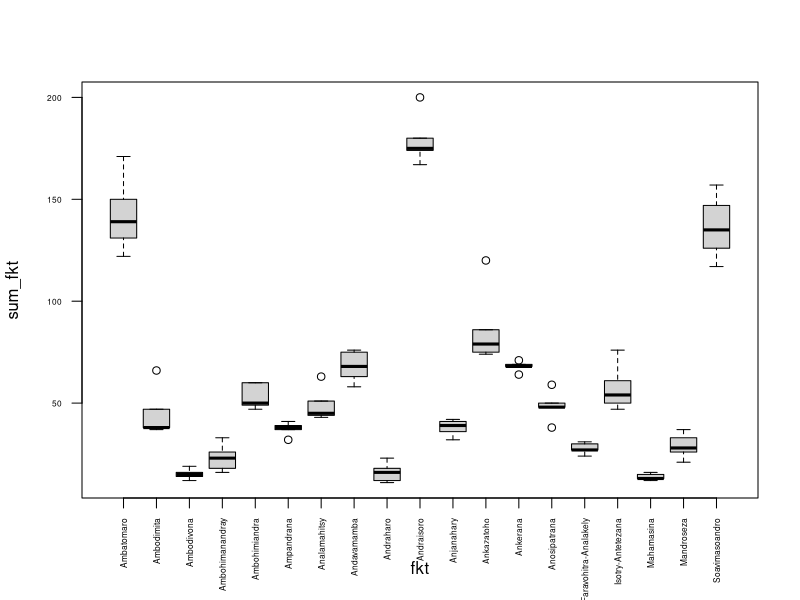

Write the R code that produced this figure.
## ---- chunk 1
library(tidyverse)
library(tidyr)
library(dplyr)

## ---- chunk 2
com <- read.csv("DogCountDataRaw.csv")
summary(com)

com <- com %>%
    mutate(
    date = as.Date(`Date.Created`, format = "%d/%m/%Y"),
    fkt = case_when(
      date >= as.Date("2024-06-28") & date <= as.Date("2024-07-04") ~ "Andraisoro",
      date >= as.Date("2024-07-05") & date <= as.Date("2024-07-11") & UserName == "Equipe01"  ~ "Mandroseza",
      date >= as.Date("2024-07-05") & date <= as.Date("2024-07-11") & UserName == "Equipe02"  ~ "Mandroseza",
      date >= as.Date("2024-07-05") & date <= as.Date("2024-07-11") & UserName == "Equipe03"  ~ "Mandroseza",
      date >= as.Date("2024-07-05") & date <= as.Date("2024-07-11") & UserName == "Equipe04"  ~ "Ambohimiandra",
      date >= as.Date("2024-07-05") & date <= as.Date("2024-07-11") & UserName == "Equipe05"  ~ "Ambohimiandra",
      date >= as.Date("2024-07-05") & date <= as.Date("2024-07-11") & UserName == "Equipe06"  ~ "Ambohimiandra",
      date >= as.Date("2024-07-05") & date <= as.Date("2024-07-11") & UserName == "Equipe07"  ~ "Ambohimiandra",
      date >= as.Date("2024-07-05") & date <= as.Date("2024-07-11") & UserName == "Equipe08"  ~ "Ambohimiandra",
      date >= as.Date("2024-07-05") & date <= as.Date("2024-07-11") & UserName == "Equipe09"  ~ "Ambohimiandra",
      date >= as.Date("2024-07-05") & date <= as.Date("2024-07-11") & UserName == "Equipe10"  ~ "Ambohimiandra",
      
      date >= as.Date("2024-07-12") & date <= as.Date("2024-07-18") & UserName == "Equipe02"  ~ "Ambodimita",
      date >= as.Date("2024-07-12") & date <= as.Date("2024-07-18") & UserName == "Equipe03"  ~ "Ambodimita",
      date >= as.Date("2024-07-12") & date <= as.Date("2024-07-18") & UserName == "Equipe04"  ~ "Ambodimita",
      date >= as.Date("2024-07-12") & date <= as.Date("2024-07-18") & UserName == "Equipe05"  ~ "Ambodimita",
      date >= as.Date("2024-07-12") & date <= as.Date("2024-07-18") & UserName == "Equipe06"  ~ "Ambodimita",
      date >= as.Date("2024-07-12") & date <= as.Date("2024-07-18") & UserName == "Equipe07"  ~ "Ambodimita",
      date >= as.Date("2024-07-12") & date <= as.Date("2024-07-18") & UserName == "Equipe08"  ~ "Ambodimita",
      date >= as.Date("2024-07-12") & date <= as.Date("2024-07-18") & UserName == "Equipe09"  ~ "Ambodimita",
      date >= as.Date("2024-07-12") & date <= as.Date("2024-07-18") & UserName == "Equipe01"  ~ "Ambohimanandray",
      date >= as.Date("2024-07-12") & date <= as.Date("2024-07-18") & UserName == "Equipe10"  ~ "Ambohimanandray",
      
      date >= as.Date("2024-07-19") & date <= as.Date("2024-07-25")  ~ "Analamahitsy",
      
      date >= as.Date("2024-07-26") & date <= as.Date("2024-08-01") & UserName == "Equipe05"  ~ "Andraharo",
      date >= as.Date("2024-07-26") & date <= as.Date("2024-08-01") & UserName == "Equipe07"  ~ "Andraharo",
      date >= as.Date("2024-07-26") & date <= as.Date("2024-08-01") & UserName == "Equipe08"  ~ "Andraharo",
      date >= as.Date("2024-07-26") & date <= as.Date("2024-08-01") & UserName == "Equipe02"  ~ "Ambodivona",
      date >= as.Date("2024-07-26") & date <= as.Date("2024-08-01") & UserName == "Equipe04"  ~ "Ambodivona",
      date >= as.Date("2024-07-26") & date <= as.Date("2024-08-01") & UserName == "Equipe01"  ~ "Anjanahary",
      date >= as.Date("2024-07-26") & date <= as.Date("2024-08-01") & UserName == "Equipe03"  ~ "Anjanahary",
      date >= as.Date("2024-07-26") & date <= as.Date("2024-08-01") & UserName == "Equipe06"  ~ "Anjanahary",
      date >= as.Date("2024-07-26") & date <= as.Date("2024-08-01") & UserName == "Equipe09"  ~ "Anjanahary",
      date >= as.Date("2024-07-26") & date <= as.Date("2024-08-01") & UserName == "Equipe10"  ~ "Anjanahary",
      
      date >= as.Date("2024-08-02") & date <= as.Date("2024-08-08") & UserName == "Equipe05" ~ "Isotry-Antetezana",
      date >= as.Date("2024-08-02") & date <= as.Date("2024-08-08") & UserName == "Equipe07" ~ "Isotry-Antetezana",
      date >= as.Date("2024-08-02") & date <= as.Date("2024-08-08") & UserName == "Equipe02"  ~ "Faravohitra-Analakely",
      date >= as.Date("2024-08-02") & date <= as.Date("2024-08-08") & UserName == "Equipe03"  ~ "Faravohitra-Analakely",
      date >= as.Date("2024-08-02") & date <= as.Date("2024-08-08") & UserName == "Equipe04"  ~ "Faravohitra-Analakely",
      date >= as.Date("2024-08-02") & date <= as.Date("2024-08-08") & UserName == "Equipe01"  ~ "Faravohitra-Analakely",
      date >= as.Date("2024-08-02") & date <= as.Date("2024-08-08") & UserName == "Equipe06"  ~ "Mahamasina",
      date >= as.Date("2024-08-02") & date <= as.Date("2024-08-08") & UserName == "Equipe08"  ~ "Mahamasina",
      date >= as.Date("2024-08-02") & date <= as.Date("2024-08-08") & UserName == "Equipe09"  ~ "Mahamasina",
      date >= as.Date("2024-08-02") & date <= as.Date("2024-08-08") & UserName == "Equipe10"  ~ "Mahamasina",
      
      date >= as.Date("2024-08-09") & date <= as.Date("2024-08-16") & UserName == "Equipe06"  ~ "Andavamamba",
      date >= as.Date("2024-08-09") & date <= as.Date("2024-08-16") & UserName == "Equipe05"  ~ "Andavamamba",
      date >= as.Date("2024-08-09") & date <= as.Date("2024-08-16") & UserName == "Equipe07"  ~ "Andavamamba",
      date >= as.Date("2024-08-09") & date <= as.Date("2024-08-16") & UserName == "Equipe04"  ~ "Anosipatrana",
      date >= as.Date("2024-08-09") & date <= as.Date("2024-08-16") & UserName == "Equipe09"  ~ "Anosipatrana",
      date >= as.Date("2024-08-09") & date <= as.Date("2024-08-16") & UserName == "Equipe10"  ~ "Anosipatrana",
      date >= as.Date("2024-08-09") & date <= as.Date("2024-08-16") & UserName == "Equipe01"  ~ "Ankazatoho",
      date >= as.Date("2024-08-09") & date <= as.Date("2024-08-16") & UserName == "Equipe02"  ~ "Ankazatoho",
      date >= as.Date("2024-08-09") & date <= as.Date("2024-08-16") & UserName == "Equipe03"  ~ "Ankazatoho",
      date >= as.Date("2024-08-09") & date <= as.Date("2024-08-16") & UserName == "Equipe08"  ~ "Ankazatoho",

      date >= as.Date("2024-08-19") & date <= as.Date("2024-08-23")  ~ "Ankerana",
      
      date >= as.Date("2024-08-26") & date <= as.Date("2024-08-30")  ~ "Soavimasoandro",
      
      date >= as.Date("2024-10-10") & date <= as.Date("2024-10-16") ~ "Ampandrana",
      date >= as.Date("2024-10-17") & date <= as.Date("2024-10-31") ~ "Ambatomaro",
                  TRUE ~ NA
    )
  )
View(com)
## ---- chunk 3
#check if all fkt exist
unique(com$fkt)

#check if all days have been asigned to a fkt
com %>% filter(is.na(fkt)) %>% distinct(date)
## ---- chunk 4
#retain only variables pertaining to count, fokontany and date
com_clean <- com %>% 
  mutate (n = nombre.de.chien) %>%
  dplyr::select(date, n, fkt) %>% 
  filter(!is.na(fkt))

#sum per day per fokontany
sumfktday <-com_clean %>%
  group_by(date, fkt) %>%
  summarise(sum_fkt = sum(n, na.rm = TRUE))

#mean, min, max and variance of the daily counts per fokontany
summary_fkt <-sumfktday %>%
  group_by(fkt) %>%
  summarise(minfkt= min(sum_fkt),
            maxfkt= max(sum_fkt),
            meanfkt = mean(sum_fkt),
            varfkt = var(sum_fkt),
            varmean = varfkt/meanfkt
            ) %>%
  mutate(id = c(1:19))

#visualize
View(as.data.frame(summary_fkt))

boxplot(sum_fkt ~ fkt, data = sumfktday, las = 2, cex.axis = 0.5)

## ---- chunk 5
#retain only count, fokontany and date
com_clean_transect <- com %>% 
  mutate (
    n = nombre.de.chien,
    transect = paste(fkt, UserName), 
    date = as.Date(date, format = "%d/%m/%Y")) %>%
  select(date, n, fkt, transect) %>% 
  arrange(date, transect) %>%
  filter(!is.na(fkt)) 

head(com_clean_transect)
unique(com_clean_transect$transect)

#sum per day per transect
sum_transect_day <-com_clean_transect %>%
  group_by(fkt, transect, date) %>%
  summarise(sum_transect = sum(n, na.rm = TRUE))

#mean, min, max and variance of the daily counts per transect
summary_transect <- sum_transect_day %>%
  group_by(transect) %>%
  summarise(
    mean_transect = mean(sum_transect, na.rm = TRUE),
    max_transect = max(sum_transect, na.rm = TRUE),
    min_transect = min(sum_transect, na.rm = TRUE),
    variance_transect = var(sum_transect, na.rm = TRUE), 
    varmean = (variance_transect / mean_transect)
  )

View(as.data.frame(summary_transect))

## ---- chunk 6
sfd_ranks <- sumfktday %>%
  group_by(fkt) %>%
  arrange(fkt, date) %>%
  mutate(repetition = row_number())

obs_matrix_fkt <- sfd_ranks %>%
  dplyr::select(fkt, sum_fkt, repetition) %>%
  pivot_wider(
    names_from = repetition,
    values_from = sum_fkt) %>%
  ungroup() %>% 
  dplyr::select(- fkt) %>%
  as.matrix()
  
obs_matrix_fkt

write.csv(obs_matrix_fkt, "obs_matrix_fkt.csv")
## ---- chunk 7
sum_transect_day_ranked <- sum_transect_day %>%
  group_by(transect) %>%
  mutate(repetition = row_number()) %>%
  ungroup()

obs_matrix_transect <- sum_transect_day_ranked %>%
  select(transect, repetition, sum_transect) %>%
  pivot_wider(
    names_from = repetition,
    values_from = sum_transect) %>%
  ungroup() %>% 
  select(- transect) %>%
  as.matrix()
 
obs_matrix_transect

write.csv(obs_matrix_transect, "obs_matrix_transect.csv")
